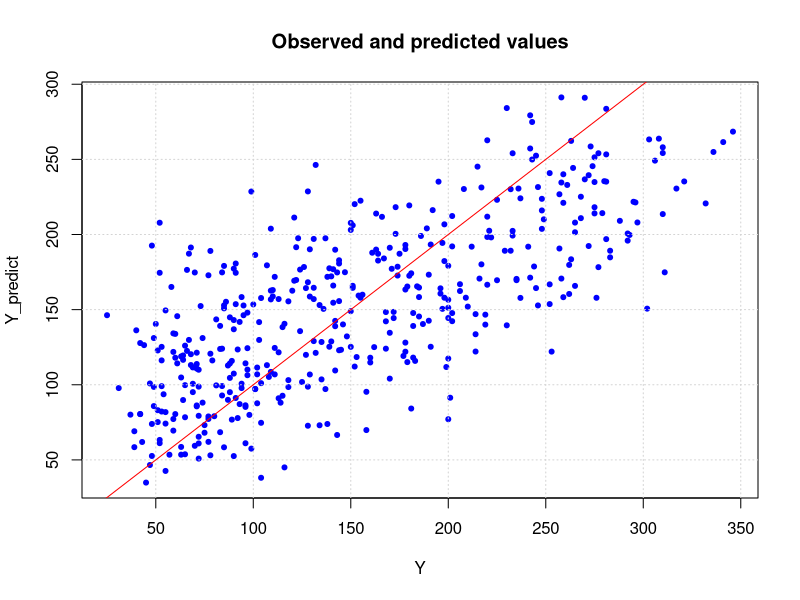
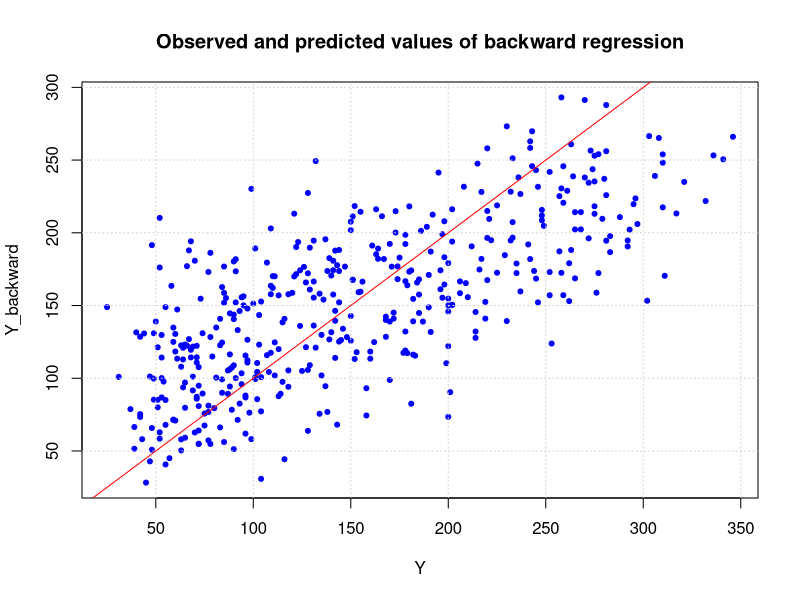
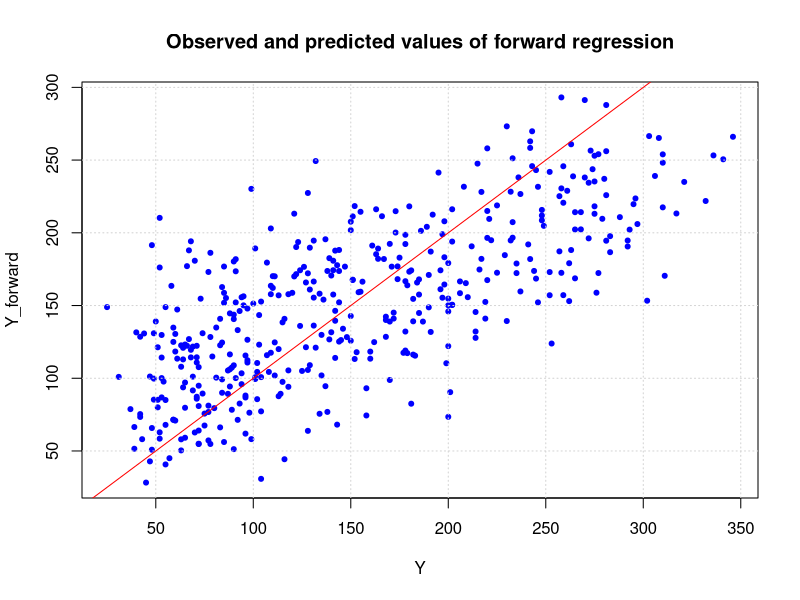
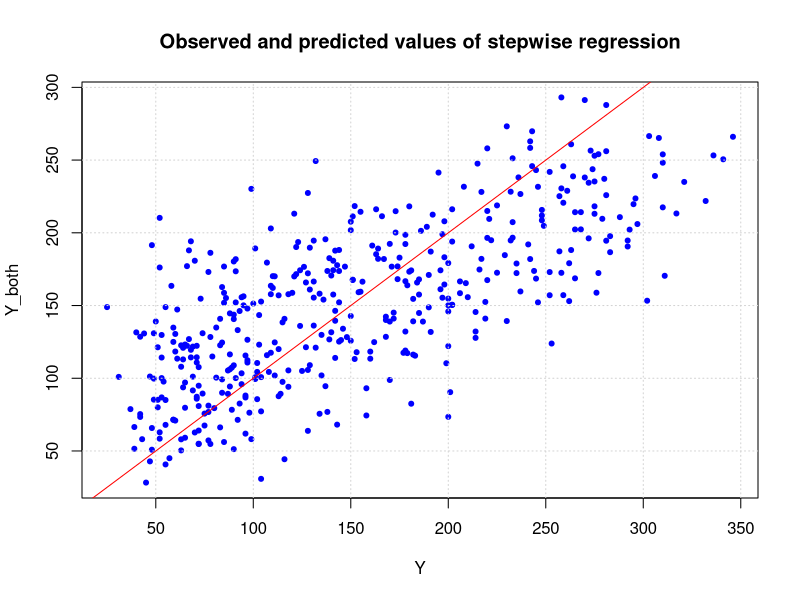
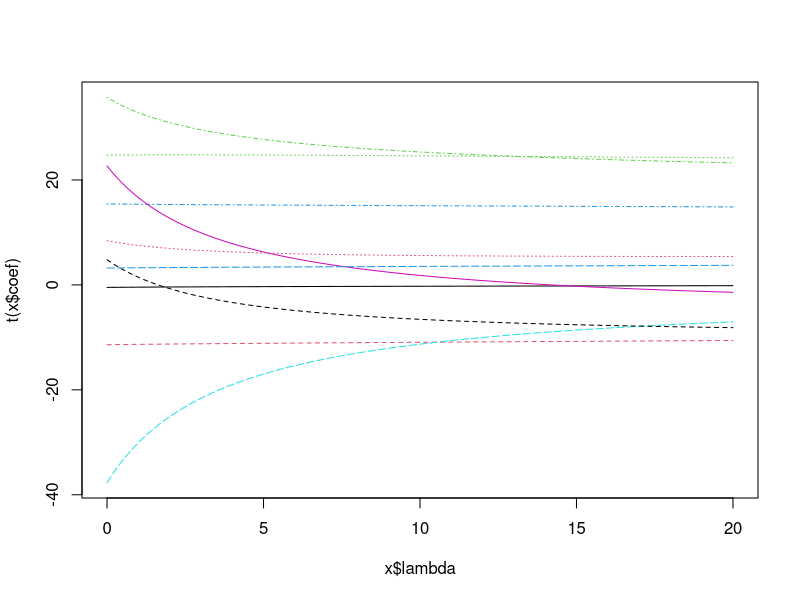
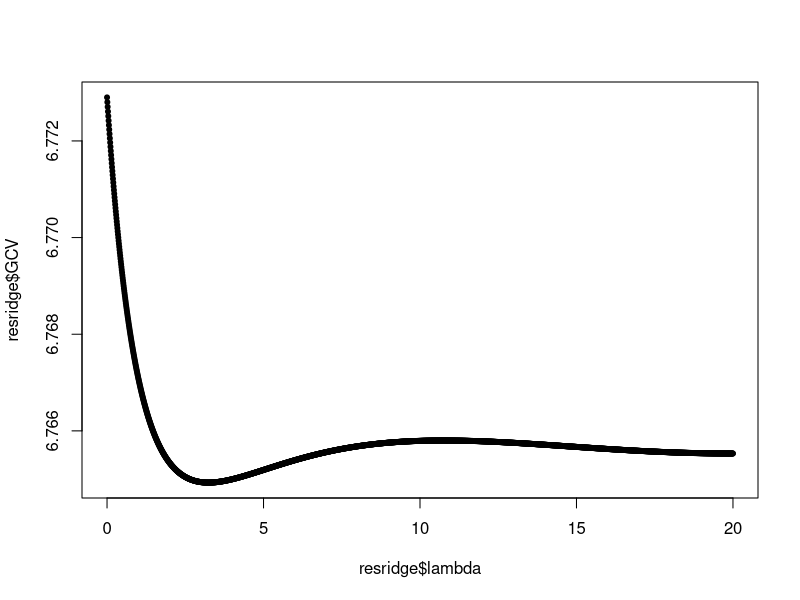
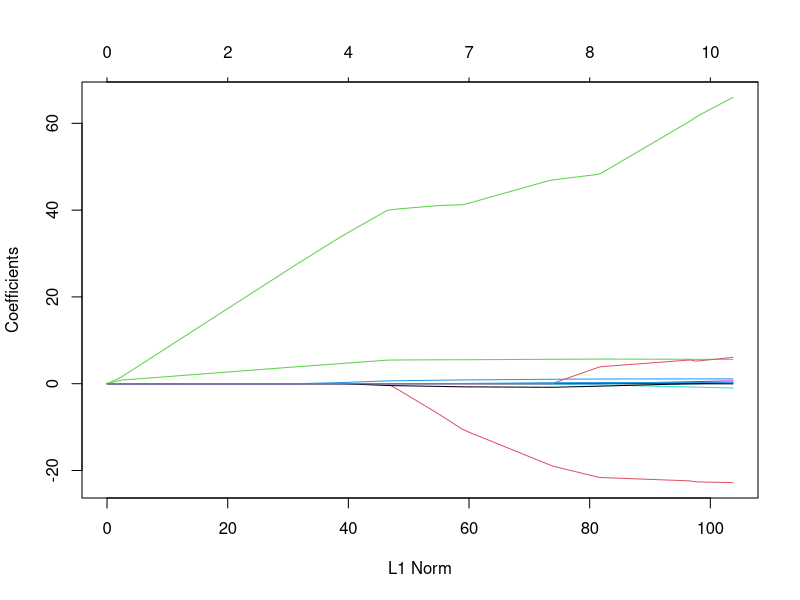
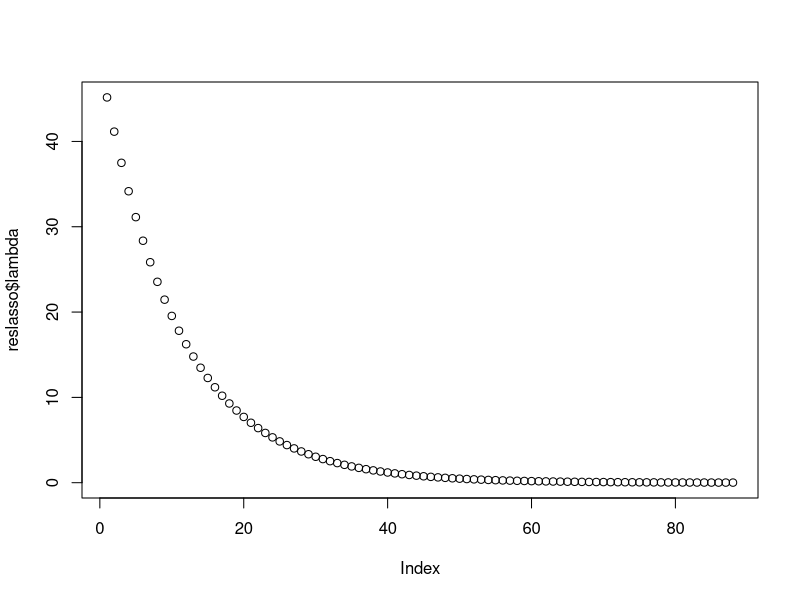

These charts were generated, in order, by the following R code:
## ---- chunk 1
rm(list=ls()); graphics.off()
## ---- chunk 2
tab <- read.table("diabetes.txt", header=TRUE, sep="\t")
head(tab)
## ---- chunk 3
reg <- lm(Y~., data=tab)
summary(reg)
## ---- chunk 4
Y <- tab$Y
Y_predict <- predict(reg, tab)

plot(Y, Y_predict, col="blue", pch=20, 
     main="Observed and predicted values")
grid()
abline(a=0, b=1, col="red")
## ---- chunk 5
regbackward <- step(reg, direction="backward")
summary(regbackward)
## ---- chunk 6
Y_backward <- predict(regbackward, tab)

plot(Y, Y_backward, col="blue", pch=20, 
     main="Observed and predicted values of backward regression")
grid()
abline(a=0, b=1, col="red")
## ---- chunk 7
regforward <- step(lm(Y~1, data=tab), list(upper=reg), direction="forward")
summary(regforward)
## ---- chunk 8
Y_forward <- predict(regforward, tab)

plot(Y, Y_forward, col="blue", pch=20, 
     main="Observed and predicted values of forward regression")
grid()
abline(a=0, b=1, col="red")
## ---- chunk 9
regboth <- step(reg, direction="both")
summary(regboth)
## ---- chunk 10
Y_both <- predict(regboth, tab)

plot(Y, Y_both, col="blue", pch=20, 
     main="Observed and predicted values of stepwise regression")
grid()
abline(a=0, b=1, col="red")
## ---- chunk 11
library(MASS)
resridge <- lm.ridge(Y~., data=tab, lambda=seq(0,20,0.01))
## ---- chunk 12
plot(resridge)
## ---- chunk 13
plot(resridge$lambda, resridge$GCV, pch=20)
best_ridge_lambda <- as.numeric(names(which.min(resridge$GCV)))
print(paste("Best lambda:", best_ridge_lambda))
## ---- chunk 14
best_resridge <- lm.ridge(Y~., data=tab, lambda=best_ridge_lambda)
## ---- chunk 15
best_resridge$coef
## ---- chunk 16
coef(best_resridge)
## ---- chunk 17

## ---- chunk 18

## ---- chunk 19

## ---- chunk 20
X <- data.matrix(tab[, 1:10])
Y <- tab[, 11]
## ---- chunk 21
library(glmnet)

reslasso <- glmnet(X, Y, alpha=1)

plot(reslasso)
plot(reslasso$lambda)

reslasso$lambda
## ---- chunk 22
cv_lasso <- cv.glmnet(X, Y, alpha=1)
plot(cv_lasso)

best_lasso_lambda <- cv_lasso$lambda.min
print(paste("Best lambda:", best_lasso_lambda))
## ---- chunk 23
best_lasso <- glmnet(X, Y, alpha=1, lambda=best_lasso_lambda)
coef(best_lasso)
